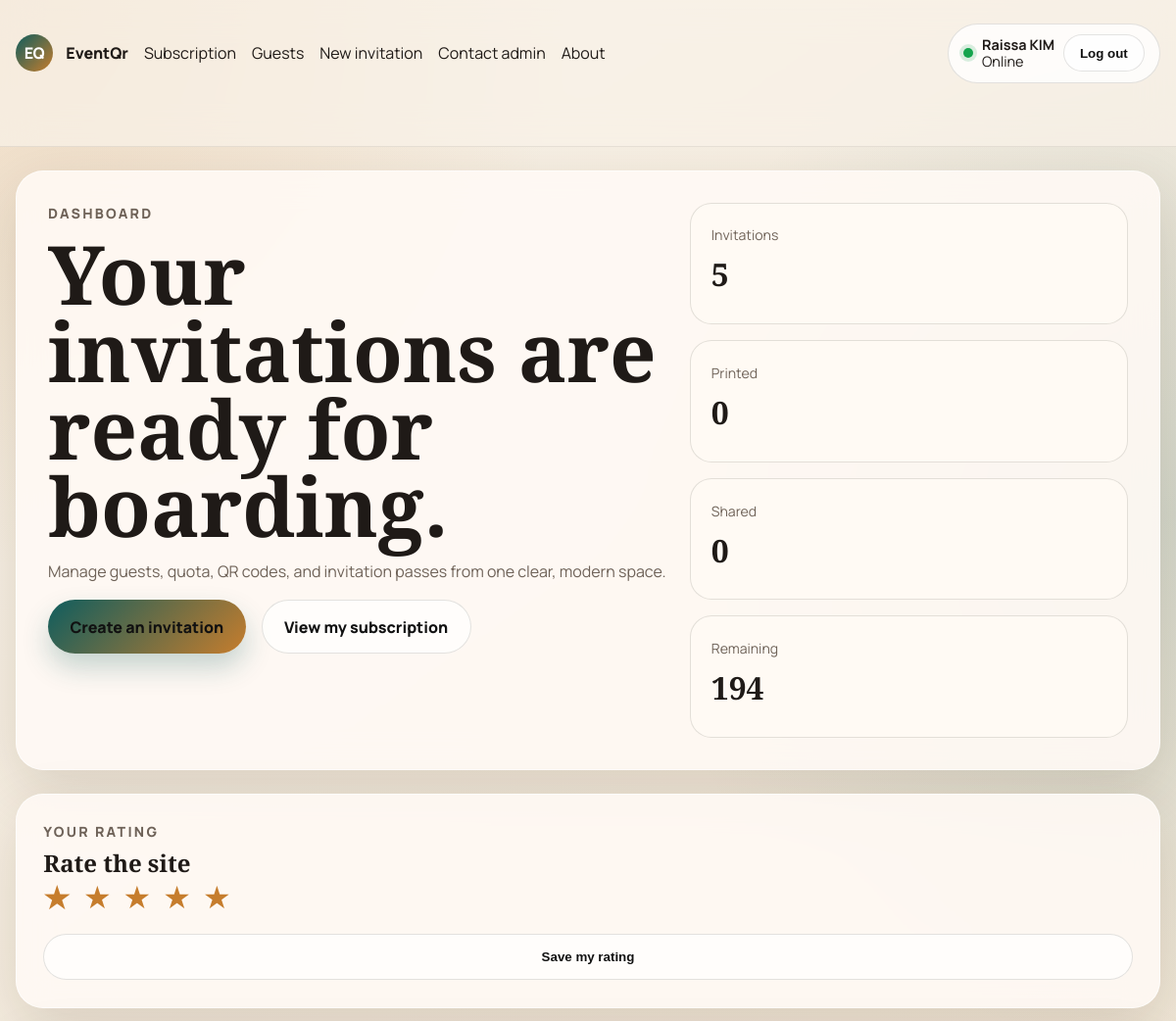
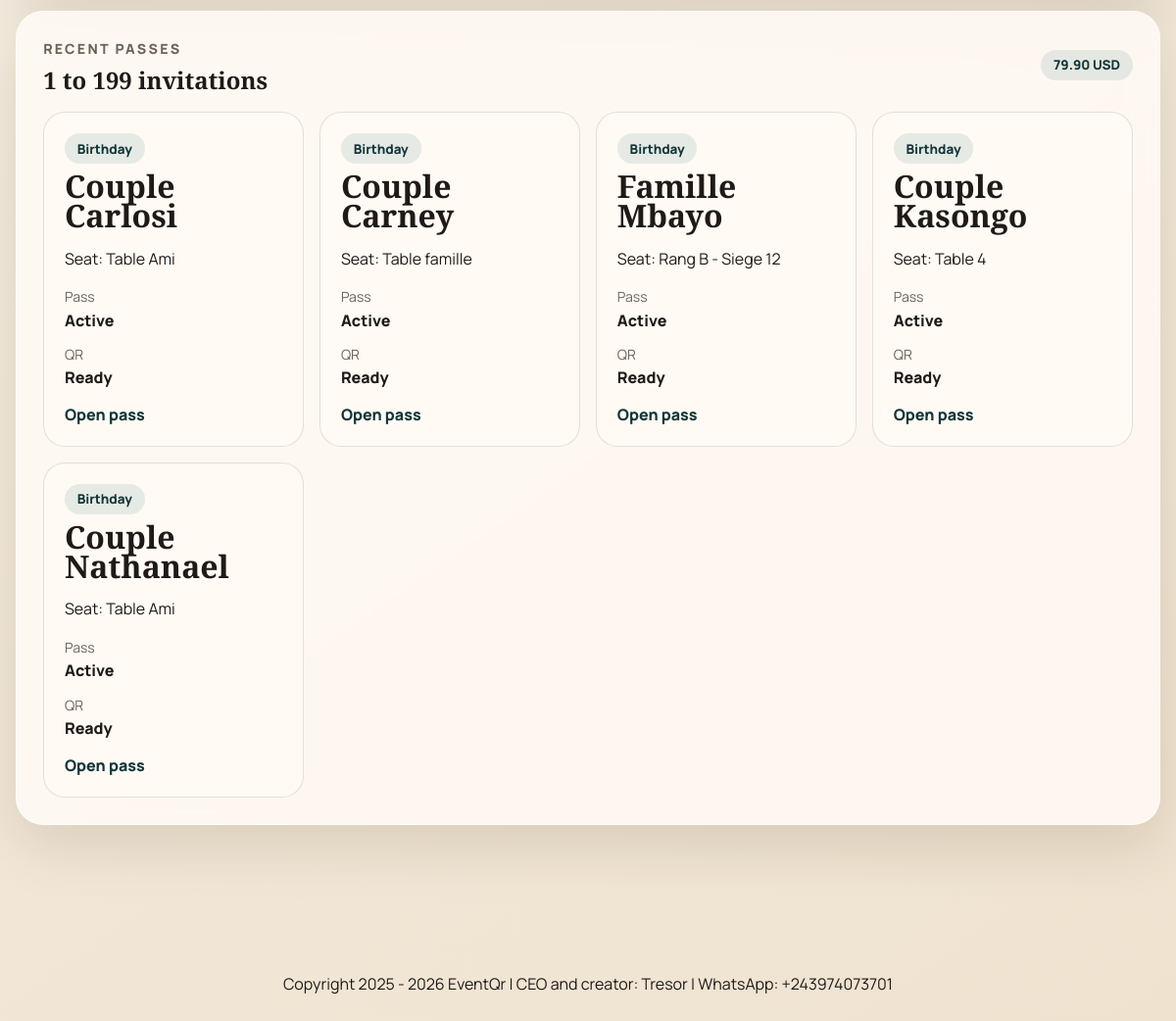
Screenshot of / (signed in) with the database file from the repository (2 pictures, top to bottom).
### invitations/models.py (models this page shows, shortened)
class Subscription(models.Model):
    PLAN_STARTER = "starter"
    PLAN_PRO = "pro"
    PLAN_UNLIMITED = "unlimited"
    STATUS_PENDING = "pending"
    STATUS_ACTIVE = "active"
    STATUS_EXPIRED = "expired"
    STATUS_CANCELLED = "cancelled"
    PROVIDER_AIRTEL = "airtel_money"
    PROVIDER_ORANGE = "orange_money"
    PROVIDER_AFRIMONEY = "afrimoney"
    PROVIDER_MPESA = "mpesa"
    PROVIDER_DEMO_CARD = "demo_card"
    PLAN_CHOICES = [
        (PLAN_STARTER, "1 a 199 invitations"),
        (PLAN_PRO, "200 a 599 invitations"),
        (PLAN_UNLIMITED, "Illimite"),
    ]
    STATUS_CHOICES = [
        (STATUS_PENDING, "En attente"),
        (STATUS_ACTIVE, "Actif"),
        (STATUS_EXPIRED, "Expire"),
        (STATUS_CANCELLED, "Annule"),
    ]
    PROVIDER_CHOICES = [
        (PROVIDER_DEMO_CARD, "Carte demo (Visa)"),
        (PROVIDER_AIRTEL, "Airtel Money"),
        (PROVIDER_ORANGE, "Orange Money"),
        (PROVIDER_AFRIMONEY, "AfriMoney"),
        (PROVIDER_MPESA, "M-Pesa"),
    ]
    organizer = models.ForeignKey(
        OrganizerProfile, on_delete=models.CASCADE, related_name="subscriptions"
    )
    plan_code = models.CharField("Plan", max_length=20, choices=PLAN_CHOICES)
    invitation_limit = models.PositiveIntegerField("Quota", null=True, blank=True)
    price_usd = models.DecimalField("Montant USD", max_digits=8, decimal_places=2)
    provider = models.CharField("Operateur Mobile Money", max_length=20, choices=PROVIDER_CHOICES)
    status = models.CharField(max_length=20, choices=STATUS_CHOICES, default=STATUS_PENDING)
    is_paid = models.BooleanField(default=False)
    paid_at = models.DateTimeField(null=True, blank=True)
    created_at = models.DateTimeField(auto_now_add=True)
    class Meta:
        ordering = ["-created_at"]
    @property
    def remaining_invitations(self):
        if self.invitation_limit is None:
            return None
        used = self.organizer.invitations.count()
        return max(self.invitation_limit - used, 0)
    @property
    def plan_label(self):
        return {
            self.PLAN_STARTER: tr_text("1 a 199 invitations", "1 to 199 invitations"),
            self.PLAN_PRO: tr_text("200 a 599 invitations", "200 to 599 invitations"),
            self.PLAN_UNLIMITED: tr_text("Illimite", "Unlimited"),
        }.get(self.plan_code, self.plan_code)

class Invitation(models.Model):
    organizer = models.ForeignKey(
        OrganizerProfile, on_delete=models.CASCADE, related_name="invitations"
    )
    subscription = models.ForeignKey(
        Subscription, on_delete=models.PROTECT, related_name="invitations"
    )
    guest_name = models.CharField("Nom de l'invite", max_length=140)
    seat_location = models.CharField("Place dans la salle", max_length=140)
    welcome_message = models.TextField("Message de bienvenue", blank=True)
    qr_code = models.ImageField(upload_to="qrcodes/", blank=True)
    slug = models.SlugField(max_length=180, unique=True, blank=True)
    share_token = models.UUIDField(default=uuid.uuid4, unique=True, editable=False)
    printed_at = models.DateTimeField(null=True, blank=True)
    whatsapp_shared_at = models.DateTimeField(null=True, blank=True)
    created_at = models.DateTimeField(auto_now_add=True)
    updated_at = models.DateTimeField(auto_now=True)
    class Meta:
        ordering = ["-created_at"]
    @property
    def event_label(self):
        return self.organizer.get_event_label_for_language()
    @property
    def is_locked(self):
        return bool(self.printed_at or self.whatsapp_shared_at)

class OrganizerProfile(models.Model):
    MARIAGE = "mariage"
    ANNIVERSAIRE = "anniversaire"
    CONCERT = "concert"
    LANG_FR = "fr"
    LANG_EN = "en"
    EVENT_CHOICES = [
        (MARIAGE, "Mariage"),
        (ANNIVERSAIRE, "Anniversaire"),
        (CONCERT, "Concert"),
    ]
    LANGUAGE_CHOICES = [
        (LANG_FR, "Francais"),
        (LANG_EN, "English"),
    ]
    user = models.OneToOneField(User, on_delete=models.CASCADE, related_name="organizer_profile")
    ceremony_type = models.CharField("Type de ceremonie", max_length=20, choices=EVENT_CHOICES)
    planned_invitations = models.PositiveIntegerField("Nombre d'invitations prevu", default=1)
    phone_number = models.CharField("Numero Mobile Money", max_length=30, blank=True)
    preferred_language = models.CharField(max_length=5, choices=LANGUAGE_CHOICES, default=LANG_FR)
    default_welcome_message = models.TextField(blank=True)
    support_thread_subject = models.CharField(max_length=150, blank=True)
    support_user_can_send = models.BooleanField(default=True)
    last_seen_at = models.DateTimeField(null=True, blank=True)
    created_at = models.DateTimeField(auto_now_add=True)
    def get_event_label_for_language(self, language=None):
        language = (language or self.preferred_language or "fr")[:2]
        labels = {
            self.MARIAGE: {"fr": "Mariage", "en": "Wedding"},
            self.ANNIVERSAIRE: {"fr": "Anniversaire", "en": "Birthday"},
            self.CONCERT: {"fr": "Concert", "en": "Concert"},
        }
        event_labels = labels.get(self.ceremony_type, {})
        return event_labels.get(language) or event_labels.get("fr") or self.ceremony_type
    @property
    def active_subscription(self):
        return self.subscriptions.filter(status=Subscription.STATUS_ACTIVE).order_by("-created_at").first()

### invitations/views.py (the view, shortened to what this page needs)
# urls.py: path("", HomeView.as_view(), name="home"),
class HomeView(TemplateView):
    template_name = "invitations/home.html"
    def get_context_data(self, **kwargs):
        context = super().get_context_data(**kwargs)
        if self.request.user.is_authenticated and hasattr(self.request.user, "organizer_profile"):
            profile = self.request.user.organizer_profile
            invitations = Invitation.objects.filter(organizer=profile)
            subscription = profile.active_subscription
            user_rating = getattr(profile, "site_rating", None)
            context.update(
                {
                    "profile": profile,
                    "subscription": subscription,
                    "invitations": invitations[:12],
                    "user_rating": user_rating.stars if user_rating else 0,
                    "rating_form": SiteRatingForm(initial={"stars": user_rating.stars if user_rating else 5}),
                    "stats": {
                        "total": invitations.count(),
                        "printed": invitations.exclude(printed_at__isnull=True).count(),
                        "shared": invitations.exclude(whatsapp_shared_at__isnull=True).count(),
                        "remaining": subscription.remaining_invitations if subscription else 0,
                    },
                }
            )
        return context

### invitations/localization.py (called while the page is built)
def current_language():
    return (translation.get_language() or "fr")[:2]

def is_english():
    return current_language() == "en"

def tr_text(fr_text, en_text):
    return en_text if is_english() else fr_text

### invitations/templatetags/bilingual.py (called while the page is built)
@register.simple_tag(takes_context=True)
def tr(context, fr_text, en_text):
    request = context.get("request")
    language = ""
    if request is not None:
        language = getattr(request, "LANGUAGE_CODE", "")
    language = (language or translation.get_language() or "fr")[:2]
    return en_text if language == "en" else fr_text

### templates/invitations/home.html (shortened to what this page needs)
{% extends "base.html" %}
{% load bilingual %}
{% block content %}
<main class="dashboard">
    {% if user.is_authenticated and profile %}
    <section class="hero-card">
        <div class="hero-copy">
            <p class="eyebrow">{% tr "Tableau de bord" "Dashboard" %}</p>
            <h1>{% tr "Vos invitations sont pretes a embarquer." "Your invitations are ready for boarding." %}</h1>
            <p class="hero-text">
                {% tr "Gerez vos invites, votre quota, vos QR codes et vos billets d invitation depuis un seul espace clair et moderne." "Manage guests, quota, QR codes, and invitation passes from one clear, modern space." %}
            </p>
            <div class="action-row">
                <a class="button button-primary" href="{% url 'invitations:create' %}">{% tr "Creer une invitation" "Create an invitation" %}</a>
                <a class="button button-secondary" href="{% url 'invitations:subscription' %}">{% tr "Voir mon abonnement" "View my subscription" %}</a>
            </div>
        </div>
        <div class="hero-stats">
            <article class="stat-card"><span>{% tr "Invitations" "Invitations" %}</span><strong>{{ stats.total }}</strong></article>
            <article class="stat-card"><span>{% tr "Imprimees" "Printed" %}</span><strong>{{ stats.printed }}</strong></article>
            <article class="stat-card"><span>{% tr "Partagees" "Shared" %}</span><strong>{{ stats.shared }}</strong></article>
            <article class="stat-card"><span>{% tr "Restantes" "Remaining" %}</span><strong>{% if stats.remaining == None %}{% tr "Illimite" "Unlimited" %}{% else %}{{ stats.remaining }}{% endif %}</strong></article>
        </div>
    </section>
    <section class="listing-section">
        <div class="section-head">
            <div>
                <p class="eyebrow">{% tr "Votre avis" "Your rating" %}</p>
                <h2>{% tr "Notez le site" "Rate the site" %}</h2>
            </div>
        </div>
        <form method="post" action="{% url 'invitations:submit-rating' %}" class="star-rating-form">
            <div class="star-rating-inputs">
                {% for choice in rating_form.stars %}
                <label class="star-option">
                    <span class="star-visual">&#9733;</span>
                </label>
                {% endfor %}
            </div>
            <button class="button button-secondary" type="submit">{% tr "Enregistrer ma note" "Save my rating" %}</button>
        </form>
    </section>
    <section class="listing-section">
        <div class="section-head">
            <div>
                <p class="eyebrow">{% tr "Billets recents" "Recent passes" %}</p>
                <h2>{{ subscription.plan_label }}</h2>
            </div>
            <span class="badge">{{ subscription.price_usd }} USD</span>
        </div>
        <div class="card-grid">
            {% for invitation in invitations %}
            <article class="invite-card">
                <span class="badge">{{ invitation.event_label }}</span>
                <h3>{{ invitation.guest_name }}</h3>
                <p>{% tr "Place" "Seat" %}: {{ invitation.seat_location }}</p>
                <dl>
                    <div><dt>{% tr "Billet" "Pass" %}</dt><dd>{% if invitation.is_locked %}{% tr "Fige" "Locked" %}{% else %}{% tr "Actif" "Active" %}{% endif %}</dd></div>
                    <div><dt>QR</dt><dd>{% if invitation.qr_code %}{% tr "Pret" "Ready" %}{% else %}{% tr "A regenerer" "To regenerate" %}{% endif %}</dd></div>
                </dl>
                <a class="text-link" href="{% url 'invitations:detail' invitation.slug %}">{% tr "Ouvrir le billet" "Open pass" %}</a>
            </article>
            {% endfor %}
        </div>
    </section>
    {% endif %}
</main>
{% endblock %}

### templates/base.html (shortened to what this page needs)
{% load static bilingual %}
<!DOCTYPE html>
<html lang="{{ LANGUAGE_CODE|default:'fr' }}">
<head>
    <link rel="stylesheet" href="{% static 'css/styles.css' %}">
</head>
<body>
<header class="site-header no-print">
    <div class="page-shell nav-row">
        <a class="brand" href="{% url 'invitations:home' %}">
            <span class="brand-mark">EQ</span>
            <span>EventQr</span>
        </a>
        <nav class="nav-links">
            {% if user.is_authenticated %}
            {% if user.is_staff %}
            <a id="nav-message-link" href="{% url 'invitations:staff-report' %}#messages">
                {% tr "Message" "Messages" %}
                <span id="nav-unread-badge" class="nav-badge is-hidden">0</span>
            </a>
            <a href="{% url 'invitations:staff-report' %}">{% tr "Rapport" "Report" %}</a>
            <a href="/admin/">{% tr "Admin" "Admin" %}</a>
            {% else %}
            <a href="{% url 'invitations:subscription' %}">{% tr "Abonnement" "Subscription" %}</a>
            <a href="{% url 'invitations:list' %}">{% tr "Invites" "Guests" %}</a>
            <a href="{% url 'invitations:create' %}">{% tr "Nouvelle invitation" "New invitation" %}</a>
            <a id="nav-message-link" href="{% url 'invitations:contact-admin' %}">
                {% tr "Contacter l'admin" "Contact admin" %}
            </a>
            <a href="{% url 'invitations:about' %}">{% tr "A propos" "About" %}</a>
            {% endif %}
            <span class="session-pill">
                <span class="session-dot"></span>
                <span class="session-copy">
                    <strong>{{ user.get_full_name|default:user.username }}</strong>
                    <span>{% tr "Connecte" "Online" %}</span>
                </span>
                <form method="post" action="{% url 'logout' %}">
                    <button class="button button-secondary button-small session-logout" type="submit">{% tr "Deconnexion" "Log out" %}</button>
                </form>
            </span>
            {% else %}
            <a href="{% url 'invitations:signup' %}">{% tr "Inscription" "Sign up" %}</a>
            <a href="{% url 'login' %}">{% tr "Connexion" "Log in" %}</a>
            <a href="{% url 'invitations:about' %}">{% tr "A propos" "About" %}</a>
            {% endif %}
        </nav>
    </div>
</header>
<div class="page-shell">
    {% block content %}{% endblock %}
</div>
<footer class="site-footer">
    <p>
        {% tr "Copyright" "Copyright" %} 2025 - {% now "Y" %}
        <a href="https://carte-invitation-qrcode.onrender.com">EventQr</a>
        | {% tr "CEO et createur" "CEO and creator" %}: Tresor | WhatsApp:
        <a href="https://wa.me/243974073701">+243974073701</a>
    </p>
</footer>
</body>
</html>

### rows the page displays
Subscription: plan_label "1 to 199 invitations", price_usd "79.90"
Invitation: event_label "Birthday", guest_name "Couple Carlosi", tr "Seat", seat_location "Table Ami", tr "Pass", tr "Active", tr "Ready", tr "Open pass"
Invitation: event_label "Birthday", guest_name "Couple Carney", tr "Seat", seat_location "Table famille", tr "Pass", tr "Active", tr "Ready", tr "Open pass"
Invitation: event_label "Birthday", guest_name "Famille Mbayo", tr "Seat", seat_location "Rang B - Siege 12", tr "Pass", tr "Active", tr "Ready", tr "Open pass"
Invitation: event_label "Birthday", guest_name "Couple Kasongo", tr "Seat", seat_location "Table 4", tr "Pass", tr "Active", tr "Ready", tr "Open pass"
Invitation: event_label "Birthday", guest_name "Couple Nathanael", tr "Seat", seat_location "Table Ami", tr "Pass", tr "Active", tr "Ready", tr "Open pass"

### other values shown
{{ user.get_full_name|default:user.username }} "Raissa KIM"
{{ stats.total }} "5"
{{ stats.printed }} "0"
{{ stats.shared }} "0"
{{ stats.remaining }} "194"
